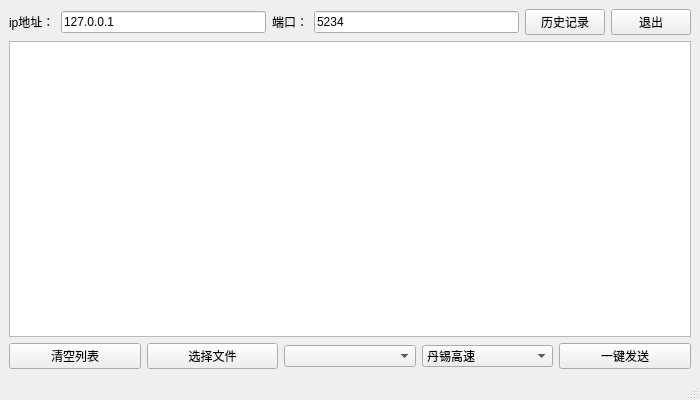
<?xml version="1.0" encoding="UTF-8"?>
<ui version="4.0">
 <class>MainWindow</class>
 <widget class="QMainWindow" name="MainWindow">
  <property name="enabled">
   <bool>true</bool>
  </property>
  <property name="geometry">
   <rect>
    <x>0</x>
    <y>0</y>
    <width>700</width>
    <height>400</height>
   </rect>
  </property>
  <property name="sizePolicy">
   <sizepolicy hsizetype="Preferred" vsizetype="Preferred">
    <horstretch>0</horstretch>
    <verstretch>0</verstretch>
   </sizepolicy>
  </property>
  <property name="minimumSize">
   <size>
    <width>700</width>
    <height>400</height>
   </size>
  </property>
  <property name="maximumSize">
   <size>
    <width>16777215</width>
    <height>16777215</height>
   </size>
  </property>
  <property name="windowTitle">
   <string>高速管理系统客户端</string>
  </property>
  <property name="animated">
   <bool>true</bool>
  </property>
  <widget class="QWidget" name="centralwidget">
   <layout class="QVBoxLayout" name="verticalLayout">
    <item>
     <layout class="QHBoxLayout" name="horizontalLayout">
      <item>
       <widget class="QLabel" name="ipLabel">
        <property name="text">
         <string>ip地址：</string>
        </property>
       </widget>
      </item>
      <item>
       <widget class="QLineEdit" name="ipEdit">
        <property name="text">
         <string>127.0.0.1</string>
        </property>
       </widget>
      </item>
      <item>
       <widget class="QLabel" name="portLabel">
        <property name="text">
         <string>端口：</string>
        </property>
       </widget>
      </item>
      <item>
       <widget class="QLineEdit" name="portEdit">
        <property name="text">
         <string>5234</string>
        </property>
       </widget>
      </item>
      <item>
       <widget class="QPushButton" name="queryButton">
        <property name="text">
         <string>历史记录</string>
        </property>
       </widget>
      </item>
      <item>
       <widget class="QPushButton" name="logoutButton">
        <property name="text">
         <string>退出</string>
        </property>
       </widget>
      </item>
     </layout>
    </item>
    <item>
     <widget class="QTableView" name="tableView"/>
    </item>
    <item>
     <layout class="QHBoxLayout" name="horizontalLayout_2">
      <item>
       <widget class="QPushButton" name="clearButton">
        <property name="text">
         <string>清空列表</string>
        </property>
       </widget>
      </item>
      <item>
       <widget class="QPushButton" name="selectFile">
        <property name="text">
         <string>选择文件</string>
        </property>
       </widget>
      </item>
      <item>
       <widget class="QComboBox" name="type"/>
      </item>
      <item>
       <widget class="QComboBox" name="location">
        <item>
         <property name="text">
          <string>丹锡高速</string>
         </property>
        </item>
        <item>
         <property name="text">
          <string>阜锦高速</string>
         </property>
        </item>
        <item>
         <property name="text">
          <string>辽中环线高速</string>
         </property>
        </item>
        <item>
         <property name="text">
          <string>辽开高速</string>
         </property>
        </item>
        <item>
         <property name="text">
          <string>鹤大高速</string>
         </property>
        </item>
        <item>
         <property name="text">
          <string>丹阜高速</string>
         </property>
        </item>
       </widget>
      </item>
      <item>
       <widget class="QPushButton" name="sendAll">
        <property name="text">
         <string>一键发送</string>
        </property>
       </widget>
      </item>
     </layout>
    </item>
   </layout>
  </widget>
  <widget class="QMenuBar" name="menubar">
   <property name="geometry">
    <rect>
     <x>0</x>
     <y>0</y>
     <width>700</width>
     <height>23</height>
    </rect>
   </property>
  </widget>
  <widget class="QStatusBar" name="statusbar"/>
 </widget>
 <resources/>
 <connections/>
</ui>
